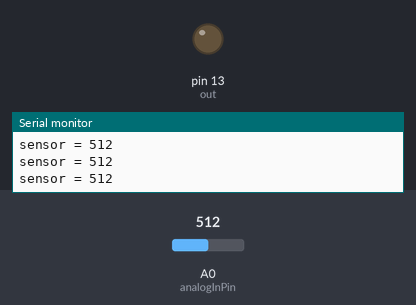
Recording of a sketch running on a simulated Arduino Uno, built with avr-gcc and run on an emulated ATmega328P. Shown: output pins drawn as LEDs (lit = HIGH), the last lines printed to the serial monitor. The inputs (shaded band) are chosen by the test bench; at power-on: A0 (analogInPin) = 512.

Above: at 1.2 s.
1.3 s: A0 (analogInPin) set to 790
2.8 s: A0 (analogInPin) set to 818
At 3.3 s:
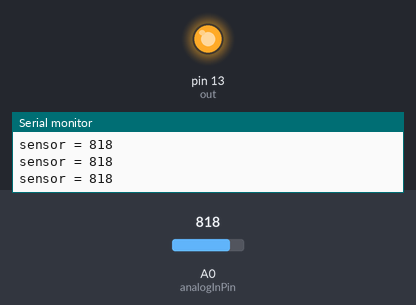
4.5 s: A0 (analogInPin) set to 716
At 5.9 s:
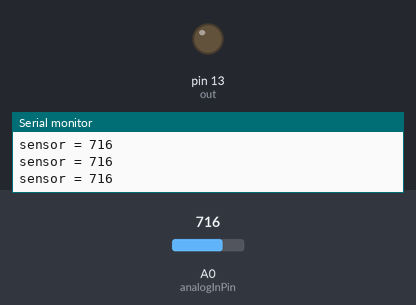
6.3 s: A0 (analogInPin) set to 810
At 7.5 s:
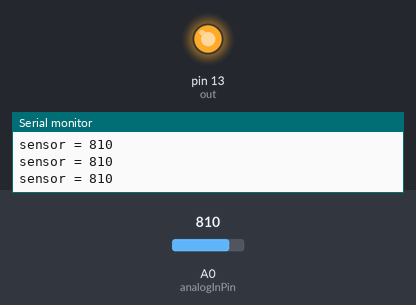
Timing chart, 0 to 9.1 s (numbered marks = the images above; inputs shaded):
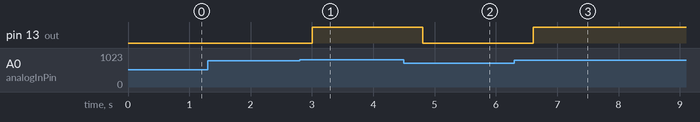

Measured:
- the behaviour switches between 800 and 801 on A0 (analogInPin) (found by bisection; images 0 and 1)
- after the input at 2.8 s, pin 13 (out): LOW → HIGH after 0.21 s
- after the input at 4.5 s, pin 13 (out): HIGH → LOW after 0.31 s
- after the input at 6.3 s, pin 13 (out): LOW → HIGH after 0.31 s

The sketch:

ir_value.ino
```cpp
int analogInPin = A0;  // Analog input

int out =13;
int sensorValue = 0;        // value read

void setup() {
  // initialize serial communications at 9600 bps:
  Serial.begin(9600);
  pinMode(out, OUTPUT);
}

void loop() {
  // read the analog in value:
  sensorValue = analogRead(analogInPin);

  Serial.print("sensor = " );
  Serial.println(sensorValue);

  delay(200);

  if(sensorValue>800)
  {
    digitalWrite(out,1);
  }
  else
  {
    digitalWrite(out,0);
  }
}
```
